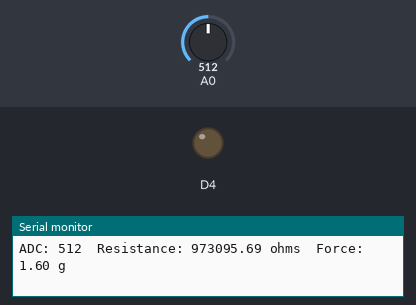
Recording of a sketch running on a simulated ESP8266 (NodeMCU). Shown: output pins drawn as LEDs (lit = HIGH), the last lines printed to the serial monitor. Inputs (shaded band) come from the test bench; at power-on: A0 = 512. WiFi joins after 1.5 s; servers stay silent unless stated.

Above: at 4.4 s.
4.5 s: A0 set to 812
6.0 s: A0 set to 782
At 6.9 s:
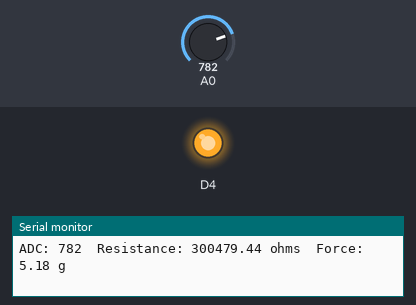
Timing chart, 0 to 9.0 s (numbered marks = the images above; inputs shaded):
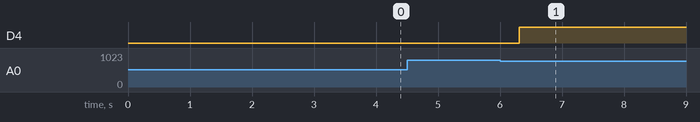

The sketch:

HTTPTest.ino
```cpp
#include <ESP8266WiFi.h>
#include <ESP8266HTTPClient.h>

// SENSOR CONTROLLER BEHAVIOUR:
//  1. Connect to WiFi
//  2. Send "HELLO" to Firebase with MAC address (unique)
//  3. If already registered with room, start sending status updates (open/taken). GOTO: 5.
//  4. Else not registered, wait for APP to assign it a room. GOTO: 3.
//  5. Loop:
//  6.    If seat status changes, send update to Firebase (seat open/taken).
//  7.    If APP removes sensor from room, stop sending updates. GOTO: 3.
//  8.    GOTO: 5.

// CHANGE THESE VALUES DEPENDING ON YOUR SETUP
const char* SSID = "BELL325"; // CHANGE SSID TO YOUR NETWORK NAME
const char* PASS = "4217F6E9";  // CHANGE PASSWORD TO YOUR NETWORK PASSWORD
const char* SERVER = "http://192.168.2.93:8080";  // CHANGE TO LISTENING SERVER'S IP ADDRESS:PORT

const float VCC = 3.316;    // measured Vcc voltage used
const float RES = 975000.0; // measure Resistor value used

const int ADC_TRESH = 800;  // ADC code below => seat open, ADC code above => seat taken
const bool OPEN = true;     // seat status open
const bool TAKEN = false;   // seat status taken

// converts ADC code into corresponding resistance value, force (weight) and print
void printSensorReadings(int adcCode) {
  float sensV = adcCode * VCC / 1023.0;   // sensor voltage
  float sensR = RES * (VCC / sensV - 1.0);
  float sensG = 1.0 / sensR;
  float force;

  if (sensR <= 600) force = (sensG - 0.00075) / 0.00000032639;
  else              force = sensG / 0.000000642857;

  Serial.println("ADC: " + String(adcCode) + "\tResistance: " + String(sensR) + " ohms\tForce: " + String(force) + " g");
}

void sendStatusToServer(bool status) {
  if (WiFi.status() != WL_CONNECTED)
    return;

    WiFiClient client;
    HTTPClient http;
    String serverName = SERVER + String(status ? "/seatOpen" : "/seatTaken");

    Serial.println("HTTP GET to server: " + serverName);
    http.begin(client, serverName.c_str());
    int responseCode = http.GET();

    if (responseCode > 0) Serial.println("HTTP Response Code: " + String(responseCode) + "\nMessage: " + http.getString());
    else                  Serial.println("Error Code: " + String(responseCode));

    http.end();
}

void setup() {
  // put your setup code here, to run once:
  Serial.begin(9600);
  pinMode(A0, INPUT);
  pinMode(D4, OUTPUT);

  Serial.print("\n\nConnecting to wifi");
  WiFi.begin(SSID, PASS);
  while (WiFi.status() != WL_CONNECTED) {
    delay(500);
    Serial.print(".");
  }
  String ipAddr = WiFi.localIP().toString();
  String macAddr = WiFi.macAddress();
  Serial.printf(" Connected.\nIP: %s\tMAC: %s\n", ipAddr.c_str(), macAddr.c_str());
}

bool status = true, lastStatus = true;

void loop() {
  // put your main code here, to run repeatedly:
  delay(100);

  int adcCode = analogRead(A0);
  printSensorReadings(adcCode);

  status = adcCode < ADC_TRESH ? OPEN : TAKEN;
  if (status != lastStatus) {
    sendStatusToServer(status);
    digitalWrite(D4, status);
    lastStatus = status;
  }
}
```

Measured:
- after the input at 6.0 s, D4: LOW → HIGH after 0.31 s
